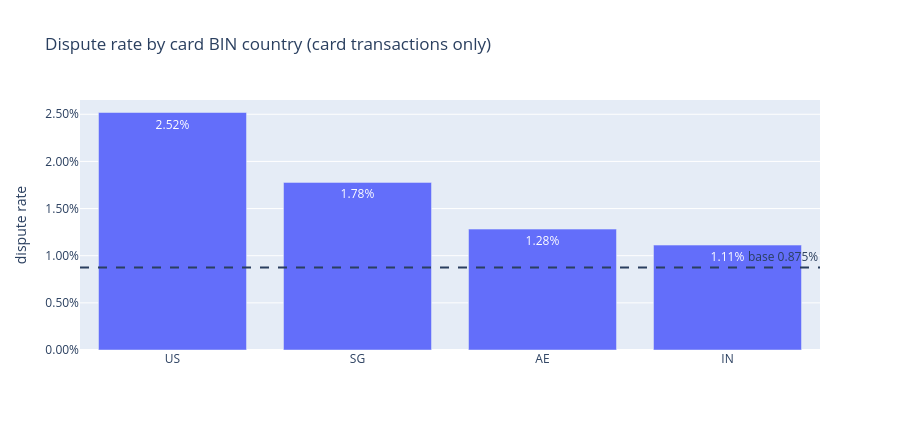
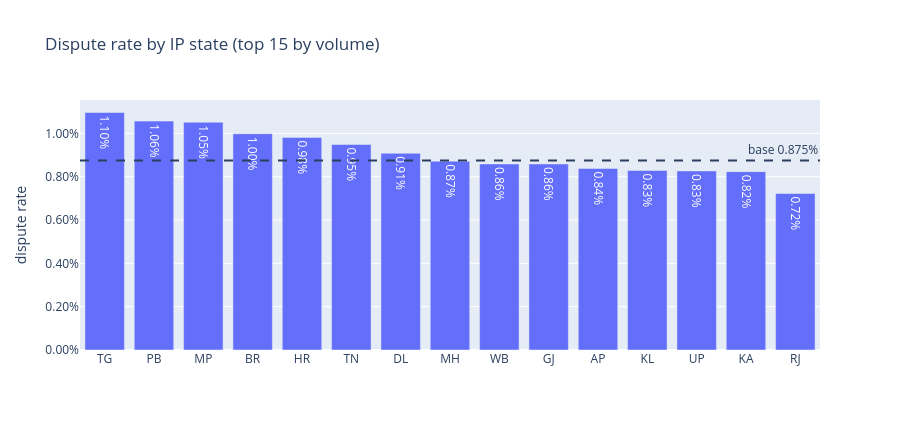

Write notebook code for charts like these, in order.
### Markdown cell above
## Chart 3 continued: card-only and geography segments

### Code cell
cards = eda.loc[eda["method"] == "card"].copy()
print(f"card transactions: {len(cards):,}  |  null bin_country within cards: "
      f"{cards['card_bin_country'].isna().sum():,}")

cards["is_foreign_bin"] = (cards["card_bin_country"] != "IN").astype(int)
plot_segment(cards, "card_bin_country",
             "Dispute rate by card BIN country (card transactions only)").show()
print(cards.groupby("is_foreign_bin")["is_disputed"]
           .agg(["size", "mean"]).rename(columns={"mean": "dispute_rate"}))

# ip_state: 36 values, long tail. Chart the top 15 by volume; MIN_SEGMENT_N filters the rest.
top_states = eda["ip_state"].value_counts().head(15).index
plot_segment(eda.loc[eda["ip_state"].isin(top_states)], "ip_state",
             "Dispute rate by IP state (top 15 by volume)").show()

print(f"\ndistinct ip_state values: {eda['ip_state'].nunique()} "
      "— confirms notebook 1's normalisation (spec §3.1.2) collapsed the "
      "360 mixed-case / full-name variants; an un-normalised column would "
      "show 'MH' and 'Maharashtra' as separate bars here.")

### Figure 1 — Plotly figure (JSON) as saved in the notebook; plotly's stock layout.template omitted (floating-point values rounded to 4 significant figures)
{"data": [{"customdata": [[794.0, 1280.0], [450.0, 1139.0], [546.0, 1299.0], [34600.0, 1218.0]], "hovertemplate": "segment_value=%{x}<br>dispute_rate=%{y}<br>text=%{text}<br>transaction_count=%{customdata[0]:,}<br>avg_amount=%{customdata[1]:.0f}<extra></extra>", "legendgroup": "", "marker": {"color": "#636efa", "pattern": {"shape": ""}}, "name": "", "orientation": "v", "showlegend": false, "text": ["2.52%", "1.78%", "1.28%", "1.11%"], "textposition": "auto", "type": "bar", "x": ["US", "SG", "AE", "IN"], "xaxis": "x", "y": [0.02519, 0.01778, 0.01282, 0.01113], "yaxis": "y"}], "layout": {"annotations": [{"showarrow": false, "text": "base 0.875%", "x": 1, "xanchor": "right", "xref": "x domain", "y": 0.008751, "yanchor": "bottom", "yref": "y"}], "barmode": "relative", "height": 430, "legend": {"tracegroupgap": 0}, "shapes": [{"line": {"dash": "dash"}, "type": "line", "x0": 0, "x1": 1, "xref": "x domain", "y0": 0.008751, "y1": 0.008751, "yref": "y"}], "showlegend": false, "title": {"text": "Dispute rate by card BIN country (card transactions only)"}, "xaxis": {"anchor": "y", "domain": [0, 1], "title": {"text": ""}}, "yaxis": {"anchor": "x", "domain": [0, 1], "tickformat": ".2%", "title": {"text": "dispute rate"}}}}

### Figure 2 — Plotly figure (JSON) as saved in the notebook; plotly's stock layout.template omitted (floating-point values rounded to 4 significant figures)
{"data": [{"customdata": [[6020.0, 2377.0], [2555.0, 2473.0], [3424.0, 2541.0], [2204.0, 2492.0], [4586.0, 2480.0], [10540.0, 2375.0], [11560.0, 2377.0], [18240.0, 2361.0], [6519.0, 2435.0], [7336.0, 2424.0], [3698.0, 2392.0], [4103.0, 2395.0], [10160.0, 2367.0], [14700.0, 2379.0], [4845.0, 2538.0]], "hovertemplate": "segment_value=%{x}<br>dispute_rate=%{y}<br>text=%{text}<br>transaction_count=%{customdata[0]:,}<br>avg_amount=%{customdata[1]:.0f}<extra></extra>", "legendgroup": "", "marker": {"color": "#636efa", "pattern": {"shape": ""}}, "name": "", "orientation": "v", "showlegend": false, "text": ["1.10%", "1.06%", "1.05%", "1.00%", "0.98%", "0.95%", "0.91%", "0.87%", "0.86%", "0.86%", "0.84%", "0.83%", "0.83%", "0.82%", "0.72%"], "textposition": "auto", "type": "bar", "x": ["TG", "PB", "MP", "BR", "HR", "TN", "DL", "MH", "WB", "GJ", "AP", "KL", "UP", "KA", "RJ"], "xaxis": "x", "y": [0.01096, 0.01057, 0.01051, 0.009982, 0.009812, 0.009489, 0.00908, 0.008718, 0.00859, 0.008588, 0.008383, 0.008287, 0.008267, 0.008234, 0.007224], "yaxis": "y"}], "layout": {"annotations": [{"showarrow": false, "text": "base 0.875%", "x": 1, "xanchor": "right", "xref": "x domain", "y": 0.008751, "yanchor": "bottom", "yref": "y"}], "barmode": "relative", "height": 430, "legend": {"tracegroupgap": 0}, "shapes": [{"line": {"dash": "dash"}, "type": "line", "x0": 0, "x1": 1, "xref": "x domain", "y0": 0.008751, "y1": 0.008751, "yref": "y"}], "showlegend": false, "title": {"text": "Dispute rate by IP state (top 15 by volume)"}, "xaxis": {"anchor": "y", "domain": [0, 1], "title": {"text": ""}}, "yaxis": {"anchor": "x", "domain": [0, 1], "tickformat": ".2%", "title": {"text": "dispute rate"}}}}
